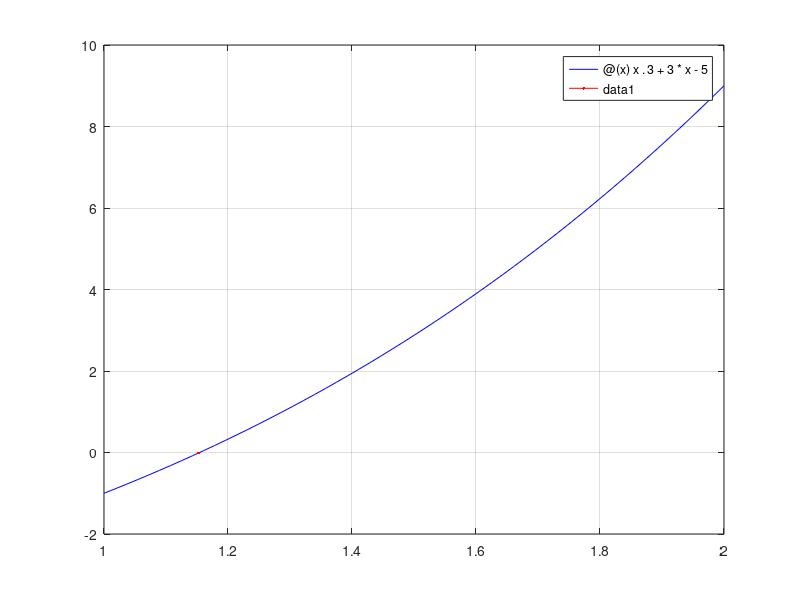

This chart was generated by the following MATLAB code:
function_x=@(x) x.^3+3*x-5;
x1=1;
x2=2;
figure(1)
fplot(function_x,[x1 x2],'b-')
grid on
hold on

x_mid = (x1 + x2)/2; 
iterate=1;
%fprintf('%f',abs(- 4))
%while abs(myfunction(x_mid))> 0.01
while abs(x1 - x2) > 0.01 %or you can change it to number of iterations, it can be any condition
if (function_x(x2)*function_x(x_mid))<0
    x1=x_mid;
else
    x2=x_mid;
end
x_mid = (x1+x2)/2;
%fprintf('The root of data is %g\n' , x_mid); 
iterate=iterate+1;
fprintf('%d Approximation Bracket is [%f,%f] gives function value %f,%f respectively and, mid value is %f\n',iterate, x1,x2,function_x(x1),function_x(x2),x_mid);
end
plot(x_mid,function_x(x_mid),'r')
fprintf('The root of data is %f\n and iteration is %d\n' , x_mid,iterate);